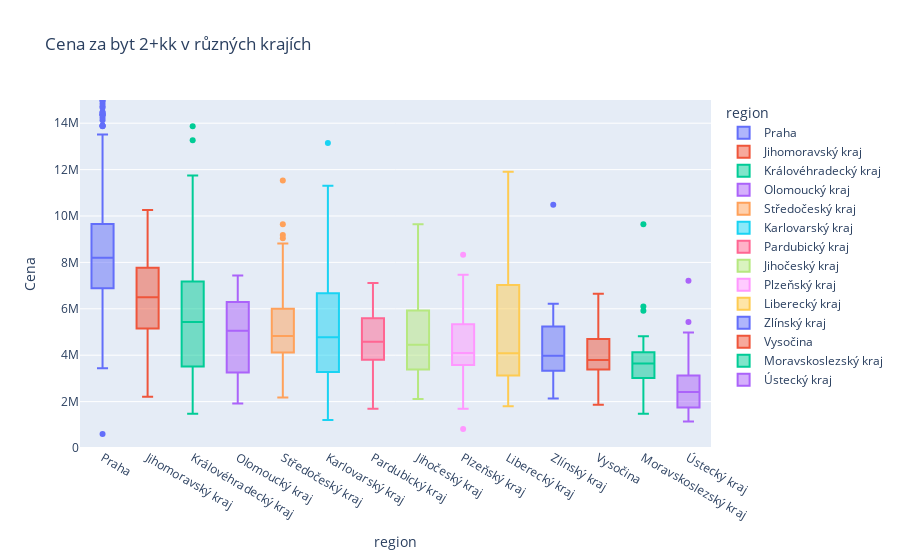

Notebook source saved alongside this figure:
### Code cell
boxdata2 = df.copy()
scatterdata["Dispozice"] = scatterdata["Dispozice"].astype(str)
boxdata2 = boxdata2[boxdata2["Dispozice"] == "2+kk"]
boxdata2 = boxdata2.dropna(axis=0, subset=["Cena", "Užitná plocha"])
boxdata2["Cena za m2"] = boxdata2["Cena"] / boxdata2["Užitná plocha"]

grouped = boxdata2.groupby("region").median()["Cena"].sort_values(ascending=False)

fig = px.box(
    boxdata2,
    x="region",
    y="Cena",
    color="region",
    title="Cena za byt 2+kk v různých krajích",
    range_y = [0, 15000000],
    category_orders = {"region": grouped.index}
)
fig.show()
fig.write_image("./images/cena_2kk_dle_kraju.png")

### Figure 1 — Plotly figure (JSON) as saved in the notebook; plotly's stock layout.template omitted (floating-point values rounded to 4 significant figures; data arrays with more than 128 entries replaced by an {"elided": "..."} marker saying what was removed)
{"data": [{"alignmentgroup": "True", "hovertemplate": "region=%{x}<br>Cena=%{y}<extra></extra>", "legendgroup": "Praha", "marker": {"color": "#636efa"}, "name": "Praha", "notched": false, "offsetgroup": "Praha", "orientation": "v", "showlegend": true, "type": "box", "x": {"elided": "615 str values"}, "x0": " ", "xaxis": "x", "y": {"elided": "615 int values"}, "y0": " ", "yaxis": "y"}, {"alignmentgroup": "True", "hovertemplate": "region=%{x}<br>Cena=%{y}<extra></extra>", "legendgroup": "Jihomoravský kraj", "marker": {"color": "#EF553B"}, "name": "Jihomoravský kraj", "notched": false, "offsetgroup": "Jihomoravský kraj", "orientation": "v", "showlegend": true, "type": "box", "x": ["Jihomoravský kraj", "Jihomoravský kraj", "Jihomoravský kraj", "Jihomoravský kraj", "Jihomoravský kraj", "Jihomoravský kraj", "Jihomoravský kraj", "Jihomoravský kraj", "Jihomoravský kraj", "Jihomoravský kraj", "Jihomoravský kraj", "Jihomoravský kraj", "Jihomoravský kraj", "Jihomoravský kraj", "Jihomoravský kraj", "Jihomoravský kraj", "Jihomoravský kraj", "Jihomoravský kraj", "Jihomoravský kraj", "Jihomoravský kraj", "Jihomoravský kraj", "Jihomoravský kraj", "Jihomoravský kraj", "Jihomoravský kraj", "Jihomoravský kraj", "Jihomoravský kraj", "Jihomoravský kraj", "Jihomoravský kraj", "Jihomoravský kraj", "Jihomoravský kraj", "Jihomoravský kraj", "Jihomoravský kraj", "Jihomoravský kraj", "Jihomoravský kraj", "Jihomoravský kraj", "Jihomoravský kraj", "Jihomoravský kraj", "Jihomoravský kraj", "Jihomoravský kraj", "Jihomoravský kraj", "Jihomoravský kraj", "Jihomoravský kraj", "Jihomoravský kraj", "Jihomoravský kraj", "Jihomoravský kraj", "Jihomoravský kraj", "Jihomoravský kraj", "Jihomoravský kraj", "Jihomoravský kraj", "Jihomoravský kraj", "Jihomoravský kraj", "Jihomoravský kraj", "Jihomoravský kraj", "Jihomoravský kraj", "Jihomoravský kraj", "Jihomoravský kraj", "Jihomoravský kraj", "Jihomoravský kraj", "Jihomoravský kraj", "Jihomoravský kraj", "Jihomoravský kraj", "Jihomoravský kraj", "Jihomoravský kraj", "Jihomoravský kraj", "Jihomoravský kraj", "Jihomoravský kraj", "Jihomoravský kraj", "Jihomoravský kraj", "Jihomoravský kraj", "Jihomoravský kraj", "Jihomoravský kraj", "Jihomoravský kraj", "Jihomoravský kraj", "Jihomoravský kraj", "Jihomoravský kraj", "Jihomoravský kraj", "Jihomoravský kraj", "Jihomoravský kraj", "Jihomoravský kraj", "Jihomoravský kraj", "Jihomoravský kraj", "Jihomoravský kraj", "Jihomoravský kraj", "Jihomoravský kraj", "Jihomoravský kraj", "Jihomoravský kraj", "Jihomoravský kraj", "Jihomoravský kraj", "Jihomoravský kraj", "Jihomoravský kraj", "Jihomoravský kraj", "Jihomoravský kraj", "Jihomoravský kraj", "Jihomoravský kraj", "Jihomoravský kraj", "Jihomoravský kraj", "Jihomoravský kraj", "Jihomoravský kraj", "Jihomoravský kraj", "Jihomoravský kraj", "Jihomoravský kraj", "Jihomoravský kraj", "Jihomoravský kraj", "Jihomoravský kraj", "Jihomoravský kraj", "Jihomoravský kraj", "Jihomoravský kraj", "Jihomoravský kraj", "Jihomoravský kraj", "Jihomoravský kraj", "Jihomoravský kraj", "Jihomoravský kraj", "Jihomoravský kraj", "Jihomoravský kraj", "Jihomoravský kraj", "Jihomoravský kraj", "Jihomoravský kraj", "Jihomoravský kraj", "Jihomoravský kraj", "Jihomoravský kraj", "Jihomoravský kraj"], "x0": " ", "xaxis": "x", "y": [8814000, 4769000, 4769000, 3441000, 3380000, 4407000, 4829000, 3984000, 4225000, 4527000, 5264000, 7810000, 7485000, 7759000, 2209000, 4345000, 2432000, 5149000, 6278000, 3763000, 5783000, 6580000, 4484000, 4481000, 7088000, 5130000, 9840000, 5783000, 6387000, 5904000, 6519000, 6628000, 7836000, 6640000, 5783000, 7860000, 6498000, 8331000, 7606000, 5071000, 8693000, 3500000, 2885000, 8439000, 8331000, 6959000, 4708000, 5886000, 10250000, 5312000, 6942000, 5673000, 5312000, 8077000, 4105000, 5541000, 3018000, 6631000, 6181000, 8391000, 8210000, 8331000, 6628000, 6024000, 7654000, 6628000, 7698000, 6882000, 6882000, 5976000, 6821000, 3622000, 8439000, 7715000, 3006000, 8089000, 4801000, 3649000, 6375000, 7001000, 5976000, 9538000, 3489000, 4563000, 5916000, 8246000, 6387000, 8390000, 8572000, 6024000, 6274000, 6519000, 7956000, 7703000, 6623000, 5377000, 6024000, 9598000, 5916000, 7123000, 5143000, 8632000, 10262000, 6218000, 5300000, 6918000, 6628000, 9598000, 9054000, 6145000, 6266000, 8331000, 4708000, 7184000, 9115000, 7117000, 5662000, 8439000, 9647000, 6942000, 7111000], "y0": " ", "yaxis": "y"}, {"alignmentgroup": "True", "hovertemplate": "region=%{x}<br>Cena=%{y}<extra></extra>", "legendgroup": "Královéhradecký kraj", "marker": {"color": "#00cc96"}, "name": "Královéhradecký kraj", "notched": false, "offsetgroup": "Královéhradecký kraj", "orientation": "v", "showlegend": true, "type": "box", "x": ["Královéhradecký kraj", "Královéhradecký kraj", "Královéhradecký kraj", "Královéhradecký kraj", "Královéhradecký kraj", "Královéhradecký kraj", "Královéhradecký kraj", "Královéhradecký kraj", "Královéhradecký kraj", "Královéhradecký kraj", "Královéhradecký kraj", "Královéhradecký kraj", "Královéhradecký kraj", "Královéhradecký kraj", "Královéhradecký kraj", "Královéhradecký kraj", "Královéhradecký kraj", "Královéhradecký kraj", "Královéhradecký kraj", "Královéhradecký kraj", "Královéhradecký kraj", "Královéhradecký kraj", "Královéhradecký kraj", "Královéhradecký kraj", "Královéhradecký kraj", "Královéhradecký kraj", "Královéhradecký kraj", "Královéhradecký kraj", "Královéhradecký kraj", "Královéhradecký kraj", "Královéhradecký kraj", "Královéhradecký kraj", "Královéhradecký kraj", "Královéhradecký kraj", "Královéhradecký kraj", "Královéhradecký kraj", "Královéhradecký kraj", "Královéhradecký kraj", "Královéhradecký kraj", "Královéhradecký kraj", "Královéhradecký kraj", "Královéhradecký kraj", "Královéhradecký kraj", "Královéhradecký kraj", "Královéhradecký kraj", "Královéhradecký kraj", "Královéhradecký kraj", "Královéhradecký kraj", "Královéhradecký kraj", "Královéhradecký kraj", "Královéhradecký kraj", "Královéhradecký kraj", "Královéhradecký kraj", "Královéhradecký kraj", "Královéhradecký kraj"], "x0": " ", "xaxis": "x", "y": [15575000, 9043000, 9647000, 5634000, 4660000, 3205000, 2294000, 6218000, 2958000, 5059000, 5433000, 4213000, 2885000, 2764000, 3741000, 13269000, 13873000, 7232000, 7232000, 7715000, 7000000, 5674000, 3127000, 4223000, 6034000, 5783000, 7604000, 5662000, 3561000, 4576000, 6749000, 4811000, 3501000, 7823000, 6024000, 4405000, 3984000, 7944000, 3284000, 5250000, 6024000, 3006000, 2147000, 2966000, 7437000, 8765000, 1473000, 4419000, 5783000, 5674000, 4213000, 6628000, 11748000, 3501000, 2837000], "y0": " ", "yaxis": "y"}, {"alignmentgroup": "True", "hovertemplate": "region=%{x}<br>Cena=%{y}<extra></extra>", "legendgroup": "Olomoucký kraj", "marker": {"color": "#ab63fa"}, "name": "Olomoucký kraj", "notched": false, "offsetgroup": "Olomoucký kraj", "orientation": "v", "showlegend": true, "type": "box", "x": ["Olomoucký kraj", "Olomoucký kraj", "Olomoucký kraj", "Olomoucký kraj", "Olomoucký kraj", "Olomoucký kraj", "Olomoucký kraj", "Olomoucký kraj", "Olomoucký kraj", "Olomoucký kraj", "Olomoucký kraj", "Olomoucký kraj", "Olomoucký kraj", "Olomoucký kraj", "Olomoucký kraj", "Olomoucký kraj", "Olomoucký kraj", "Olomoucký kraj", "Olomoucký kraj", "Olomoucký kraj", "Olomoucký kraj", "Olomoucký kraj", "Olomoucký kraj", "Olomoucký kraj", "Olomoucký kraj", "Olomoucký kraj", "Olomoucký kraj", "Olomoucký kraj", "Olomoucký kraj"], "x0": " ", "xaxis": "x", "y": [1919000, 7440000, 2475000, 5976000, 4950000, 4467000, 7147000, 3501000, 2475000, 5059000, 2923000, 2644000, 6157000, 6024000, 5131000, 6906000, 4696000, 4696000, 5433000, 2535000, 2837000, 6266000, 6375000, 6652000, 6459000, 4763000, 3368000, 6506000, 5662000], "y0": " ", "yaxis": "y"}, {"alignmentgroup": "True", "hovertemplate": "region=%{x}<br>Cena=%{y}<extra></extra>", "legendgroup": "Středočeský kraj", "marker": {"color": "#FFA15A"}, "name": "Středočeský kraj", "notched": false, "offsetgroup": "Středočeský kraj", "orientation": "v", "showlegend": true, "type": "box", "x": {"elided": "200 str values"}, "x0": " ", "xaxis": "x", "y": {"elided": "200 int values"}, "y0": " ", "yaxis": "y"}, {"alignmentgroup": "True", "hovertemplate": "region=%{x}<br>Cena=%{y}<extra></extra>", "legendgroup": "Karlovarský kraj", "marker": {"color": "#19d3f3"}, "name": "Karlovarský kraj", "notched": false, "offsetgroup": "Karlovarský kraj", "orientation": "v", "showlegend": true, "type": "box", "x": ["Karlovarský kraj", "Karlovarský kraj", "Karlovarský kraj", "Karlovarský kraj", "Karlovarský kraj", "Karlovarský kraj", "Karlovarský kraj", "Karlovarský kraj", "Karlovarský kraj", "Karlovarský kraj", "Karlovarský kraj", "Karlovarský kraj", "Karlovarský kraj", "Karlovarský kraj", "Karlovarský kraj", "Karlovarský kraj", "Karlovarský kraj", "Karlovarský kraj", "Karlovarský kraj", "Karlovarský kraj", "Karlovarský kraj", "Karlovarský kraj", "Karlovarský kraj", "Karlovarský kraj", "Karlovarský kraj", "Karlovarský kraj", "Karlovarský kraj", "Karlovarský kraj", "Karlovarský kraj", "Karlovarský kraj", "Karlovarský kraj", "Karlovarský kraj", "Karlovarský kraj", "Karlovarský kraj", "Karlovarský kraj", "Karlovarský kraj", "Karlovarský kraj", "Karlovarský kraj", "Karlovarský kraj", "Karlovarský kraj", "Karlovarský kraj", "Karlovarský kraj", "Karlovarský kraj", "Karlovarský kraj", "Karlovarský kraj", "Karlovarský kraj", "Karlovarský kraj", "Karlovarský kraj", "Karlovarský kraj", "Karlovarský kraj", "Karlovarský kraj", "Karlovarský kraj", "Karlovarský kraj", "Karlovarský kraj", "Karlovarský kraj", "Karlovarský kraj", "Karlovarský kraj"], "x0": " ", "xaxis": "x", "y": [5059000, 3742000, 7848000, 10747000, 7678000, 4769000, 6519000, 13148000, 4576000, 5065000, 1809000, 7727000, 8753000, 7678000, 10747000, 11302000, 5499000, 10564000, 4708000, 7332000, 5071000, 5737000, 4708000, 4950000, 7117000, 9363000, 6018000, 6447000, 4262000, 2281000, 1895000, 1509000, 7836000, 6519000, 3320000, 3127000, 2354000, 4823000, 1557000, 1509000, 1811000, 4467000, 4757000, 4225000, 4455000, 4334000, 1557000, 3465000, 4708000, 5433000, 1907000, 3127000, 2402000, 4225000, 1209000, 6489000, 6157000], "y0": " ", "yaxis": "y"}, {"alignmentgroup": "True", "hovertemplate": "region=%{x}<br>Cena=%{y}<extra></extra>", "legendgroup": "Pardubický kraj", "marker": {"color": "#FF6692"}, "name": "Pardubický kraj", "notched": false, "offsetgroup": "Pardubický kraj", "orientation": "v", "showlegend": true, "type": "box", "x": ["Pardubický kraj", "Pardubický kraj", "Pardubický kraj", "Pardubický kraj", "Pardubický kraj", "Pardubický kraj", "Pardubický kraj", "Pardubický kraj", "Pardubický kraj", "Pardubický kraj", "Pardubický kraj", "Pardubický kraj", "Pardubický kraj", "Pardubický kraj", "Pardubický kraj", "Pardubický kraj", "Pardubický kraj", "Pardubický kraj", "Pardubický kraj", "Pardubický kraj", "Pardubický kraj", "Pardubický kraj", "Pardubický kraj", "Pardubický kraj", "Pardubický kraj", "Pardubický kraj", "Pardubický kraj", "Pardubický kraj", "Pardubický kraj", "Pardubický kraj", "Pardubický kraj", "Pardubický kraj", "Pardubický kraj", "Pardubický kraj", "Pardubický kraj", "Pardubický kraj", "Pardubický kraj", "Pardubický kraj", "Pardubický kraj"], "x0": " ", "xaxis": "x", "y": [4093000, 4117000, 5602000, 6628000, 3392000, 1690000, 5747000, 4461000, 2390000, 4938000, 4334000, 6338000, 6459000, 4817000, 4950000, 6157000, 3972000, 4461000, 6941000, 3560000, 3320000, 3610000, 4213000, 3742000, 5433000, 7111000, 4105000, 3548000, 3579000, 5554000, 5155000, 4577000, 6507000, 4213000, 5179000, 5433000, 6399000, 3560000, 5541000], "y0": " ", "yaxis": "y"}, {"alignmentgroup": "True", "hovertemplate": "region=%{x}<br>Cena=%{y}<extra></extra>", "legendgroup": "Jihočeský kraj", "marker": {"color": "#B6E880"}, "name": "Jihočeský kraj", "notched": false, "offsetgroup": "Jihočeský kraj", "orientation": "v", "showlegend": true, "type": "box", "x": ["Jihočeský kraj", "Jihočeský kraj", "Jihočeský kraj", "Jihočeský kraj", "Jihočeský kraj", "Jihočeský kraj", "Jihočeský kraj", "Jihočeský kraj", "Jihočeský kraj", "Jihočeský kraj", "Jihočeský kraj", "Jihočeský kraj", "Jihočeský kraj", "Jihočeský kraj", "Jihočeský kraj", "Jihočeský kraj", "Jihočeský kraj", "Jihočeský kraj", "Jihočeský kraj", "Jihočeský kraj", "Jihočeský kraj", "Jihočeský kraj", "Jihočeský kraj", "Jihočeský kraj", "Jihočeský kraj", "Jihočeský kraj", "Jihočeský kraj", "Jihočeský kraj", "Jihočeský kraj", "Jihočeský kraj", "Jihočeský kraj", "Jihočeský kraj", "Jihočeský kraj", "Jihočeský kraj", "Jihočeský kraj", "Jihočeský kraj", "Jihočeský kraj", "Jihočeský kraj", "Jihočeský kraj", "Jihočeský kraj", "Jihočeský kraj", "Jihočeský kraj", "Jihočeský kraj", "Jihočeský kraj", "Jihočeský kraj", "Jihočeský kraj", "Jihočeský kraj", "Jihočeský kraj", "Jihočeský kraj", "Jihočeský kraj", "Jihočeský kraj"], "x0": " ", "xaxis": "x", "y": [3014000, 5424000, 5876000, 5929000, 5867000, 7153000, 7153000, 6453000, 3984000, 5916000, 3247000, 3139000, 3320000, 3368000, 2112000, 4093000, 2112000, 9043000, 3441000, 5662000, 4455000, 3984000, 7408000, 3924000, 6628000, 3127000, 5502000, 2896000, 3753000, 6399000, 4334000, 3984000, 3247000, 3610000, 4225000, 3169000, 4811000, 3984000, 7848000, 4817000, 5421000, 4817000, 6012000, 6628000, 5554000, 3006000, 9647000, 6157000, 2535000, 4093000, 5336000], "y0": " ", "yaxis": "y"}, {"alignmentgroup": "True", "hovertemplate": "region=%{x}<br>Cena=%{y}<extra></extra>", "legendgroup": "Plzeňský kraj", "marker": {"color": "#FF97FF"}, "name": "Plzeňský kraj", "notched": false, "offsetgroup": "Plzeňský kraj", "orientation": "v", "showlegend": true, "type": "box", "x": ["Plzeňský kraj", "Plzeňský kraj", "Plzeňský kraj", "Plzeňský kraj", "Plzeňský kraj", "Plzeňský kraj", "Plzeňský kraj", "Plzeňský kraj", "Plzeňský kraj", "Plzeňský kraj", "Plzeňský kraj", "Plzeňský kraj", "Plzeňský kraj", "Plzeňský kraj", "Plzeňský kraj", "Plzeňský kraj", "Plzeňský kraj", "Plzeňský kraj", "Plzeňský kraj", "Plzeňský kraj", "Plzeňský kraj", "Plzeňský kraj", "Plzeňský kraj", "Plzeňský kraj", "Plzeňský kraj", "Plzeňský kraj", "Plzeňský kraj", "Plzeňský kraj", "Plzeňský kraj", "Plzeňský kraj", "Plzeňský kraj", "Plzeňský kraj", "Plzeňský kraj", "Plzeňský kraj", "Plzeňský kraj", "Plzeňský kraj", "Plzeňský kraj", "Plzeňský kraj", "Plzeňský kraj", "Plzeňský kraj", "Plzeňský kraj", "Plzeňský kraj", "Plzeňský kraj", "Plzeňský kraj", "Plzeňský kraj", "Plzeňský kraj", "Plzeňský kraj", "Plzeňský kraj", "Plzeňský kraj", "Plzeňský kraj", "Plzeňský kraj", "Plzeňský kraj", "Plzeňský kraj", "Plzeňský kraj", "Plzeňský kraj", "Plzeňský kraj", "Plzeňský kraj"], "x0": " ", "xaxis": "x", "y": [2927000, 6761000, 2897000, 4225000, 3610000, 3441000, 2413000, 3610000, 4922000, 4443000, 4078000, 4708000, 6749000, 3501000, 3741000, 4455000, 3984000, 3610000, 3941000, 5789000, 4817000, 4576000, 5071000, 7425000, 4708000, 5300000, 1689000, 3862000, 3235000, 4950000, 6640000, 5915000, 6131000, 4093000, 2958000, 3078000, 4093000, 3851000, 6398000, 820000, 6338000, 6326000, 5506000, 7473000, 3972000, 4093000, 3610000, 5421000, 4576000, 4225000, 3464000, 8331000, 3406000, 4008000, 3386000, 2700000, 5020000], "y0": " ", "yaxis": "y"}, {"alignmentgroup": "True", "hovertemplate": "region=%{x}<br>Cena=%{y}<extra></extra>", "legendgroup": "Liberecký kraj", "marker": {"color": "#FECB52"}, "name": "Liberecký kraj", "notched": false, "offsetgroup": "Liberecký kraj", "orientation": "v", "showlegend": true, "type": "box", "x": ["Liberecký kraj", "Liberecký kraj", "Liberecký kraj", "Liberecký kraj", "Liberecký kraj", "Liberecký kraj", "Liberecký kraj", "Liberecký kraj", "Liberecký kraj", "Liberecký kraj", "Liberecký kraj", "Liberecký kraj", "Liberecký kraj", "Liberecký kraj", "Liberecký kraj", "Liberecký kraj", "Liberecký kraj", "Liberecký kraj", "Liberecký kraj", "Liberecký kraj", "Liberecký kraj", "Liberecký kraj", "Liberecký kraj", "Liberecký kraj", "Liberecký kraj", "Liberecký kraj", "Liberecký kraj", "Liberecký kraj", "Liberecký kraj", "Liberecký kraj", "Liberecký kraj", "Liberecký kraj", "Liberecký kraj", "Liberecký kraj", "Liberecký kraj", "Liberecký kraj", "Liberecký kraj", "Liberecký kraj", "Liberecký kraj", "Liberecký kraj", "Liberecký kraj", "Liberecký kraj", "Liberecký kraj", "Liberecký kraj", "Liberecký kraj", "Liberecký kraj", "Liberecký kraj", "Liberecký kraj", "Liberecký kraj"], "x0": " ", "xaxis": "x", "y": [10103000, 3259000, 4081000, 2408000, 2082000, 1799000, 4950000, 5421000, 2644000, 7999000, 3863000, 3465000, 4467000, 3127000, 7806000, 4466000, 3258000, 5312000, 11216000, 4225000, 2655000, 7860000, 9779000, 3127000, 3139000, 6990000, 2595000, 5252000, 3139000, 2040000, 3259000, 2354000, 7123000, 3742000, 4213000, 3851000, 2775000, 6459000, 11469000, 3610000, 3984000, 7606000, 2643000, 2680000, 4225000, 9055000, 11904000, 4708000, 11904000], "y0": " ", "yaxis": "y"}, {"alignmentgroup": "True", "hovertemplate": "region=%{x}<br>Cena=%{y}<extra></extra>", "legendgroup": "Zlínský kraj", "marker": {"color": "#636efa"}, "name": "Zlínský kraj", "notched": false, "offsetgroup": "Zlínský kraj", "orientation": "v", "showlegend": true, "type": "box", "x": ["Zlínský kraj", "Zlínský kraj", "Zlínský kraj", "Zlínský kraj", "Zlínský kraj", "Zlínský kraj", "Zlínský kraj", "Zlínský kraj", "Zlínský kraj", "Zlínský kraj", "Zlínský kraj", "Zlínský kraj", "Zlínský kraj", "Zlínský kraj", "Zlínský kraj", "Zlínský kraj", "Zlínský kraj", "Zlínský kraj", "Zlínský kraj", "Zlínský kraj", "Zlínský kraj", "Zlínský kraj", "Zlínský kraj"], "x0": " ", "xaxis": "x", "y": [3610000, 2137000, 3344000, 2764000, 3972000, 4183000, 5179000, 6219000, 3320000, 5421000, 3610000, 3018000, 4696000, 10489000, 5071000, 6024000, 6024000, 4805000, 3042000, 3471000, 5252000, 3379000, 3006000], "y0": " ", "yaxis": "y"}, {"alignmentgroup": "True", "hovertemplate": "region=%{x}<br>Cena=%{y}<extra></extra>", "legendgroup": "Vysočina", "marker": {"color": "#EF553B"}, "name": "Vysočina", "notched": false, "offsetgroup": "Vysočina", "orientation": "v", "showlegend": true, "type": "box", "x": ["Vysočina", "Vysočina", "Vysočina", "Vysočina", "Vysočina", "Vysočina", "Vysočina", "Vysočina", "Vysočina", "Vysočina", "Vysočina", "Vysočina", "Vysočina", "Vysočina", "Vysočina", "Vysočina", "Vysočina", "Vysočina", "Vysočina"], "x0": " ", "xaxis": "x", "y": [4213000, 4648000, 4588000, 3380000, 4455000, 5264000, 3649000, 3561000, 5010000, 5155000, 1865000, 2858000, 3127000, 2392000, 3561000, 3798000, 6647000, 3380000, 4708000], "y0": " ", "yaxis": "y"}, {"alignmentgroup": "True", "hovertemplate": "region=%{x}<br>Cena=%{y}<extra></extra>", "legendgroup": "Moravskoslezský kraj", "marker": {"color": "#00cc96"}, "name": "Moravskoslezský kraj", "notched": false, "offsetgroup": "Moravskoslezský kraj", "orientation": "v", "showlegend": true, "type": "box", "x": ["Moravskoslezský kraj", "Moravskoslezský kraj", "Moravskoslezský kraj", "Moravskoslezský kraj", "Moravskoslezský kraj", "Moravskoslezský kraj", "Moravskoslezský kraj", "Moravskoslezský kraj", "Moravskoslezský kraj", "Moravskoslezský kraj", "Moravskoslezský kraj", "Moravskoslezský kraj", "Moravskoslezský kraj", "Moravskoslezský kraj", "Moravskoslezský kraj", "Moravskoslezský kraj", "Moravskoslezský kraj", "Moravskoslezský kraj", "Moravskoslezský kraj", "Moravskoslezský kraj", "Moravskoslezský kraj", "Moravskoslezský kraj", "Moravskoslezský kraj", "Moravskoslezský kraj", "Moravskoslezský kraj", "Moravskoslezský kraj", "Moravskoslezský kraj", "Moravskoslezský kraj", "Moravskoslezský kraj", "Moravskoslezský kraj", "Moravskoslezský kraj", "Moravskoslezský kraj", "Moravskoslezský kraj", "Moravskoslezský kraj", "Moravskoslezský kraj", "Moravskoslezský kraj", "Moravskoslezský kraj", "Moravskoslezský kraj", "Moravskoslezský kraj", "Moravskoslezský kraj", "Moravskoslezský kraj", "Moravskoslezský kraj"], "x0": " ", "xaxis": "x", "y": [3924000, 2873000, 3730000, 3127000, 4461000, 1479000, 3017000, 3441000, 4805000, 3910000, 3851000, 3972000, 4437000, 4105000, 3077000, 9647000, 3320000, 6097000, 4708000, 4213000, 5916000, 4129000, 3332000, 2595000, 3610000, 2644000, 3676000, 2149000, 2825000, 3515000, 3368000, 2897000, 2956000, 3006000, 4213000, 4093000, 3610000, 4817000, 3972000, 3477000, 3924000, 1901000], "y0": " ", "yaxis": "y"}, {"alignmentgroup": "True", "hovertemplate": "region=%{x}<br>Cena=%{y}<extra></extra>", "legendgroup": "Ústecký kraj", "marker": {"color": "#ab63fa"}, "name": "Ústecký kraj", "notched": false, "offsetgroup": "Ústecký kraj", "orientation": "v", "showlegend": true, "type": "box", "x": ["Ústecký kraj", "Ústecký kraj", "Ústecký kraj", "Ústecký kraj", "Ústecký kraj", "Ústecký kraj", "Ústecký kraj", "Ústecký kraj", "Ústecký kraj", "Ústecký kraj", "Ústecký kraj", "Ústecký kraj", "Ústecký kraj", "Ústecký kraj", "Ústecký kraj", "Ústecký kraj", "Ústecký kraj", "Ústecký kraj", "Ústecký kraj", "Ústecký kraj", "Ústecký kraj", "Ústecký kraj", "Ústecký kraj", "Ústecký kraj", "Ústecký kraj", "Ústecký kraj", "Ústecký kraj", "Ústecký kraj", "Ústecký kraj", "Ústecký kraj", "Ústecký kraj", "Ústecký kraj", "Ústecký kraj", "Ústecký kraj", "Ústecký kraj", "Ústecký kraj", "Ústecký kraj", "Ústecký kraj", "Ústecký kraj", "Ústecký kraj", "Ústecký kraj", "Ústecký kraj", "Ústecký kraj", "Ústecký kraj", "Ústecký kraj", "Ústecký kraj", "Ústecký kraj", "Ústecký kraj", "Ústecký kraj", "Ústecký kraj", "Ústecký kraj", "Ústecký kraj", "Ústecký kraj", "Ústecký kraj", "Ústecký kraj", "Ústecký kraj", "Ústecký kraj", "Ústecký kraj", "Ústecký kraj", "Ústecký kraj", "Ústecký kraj", "Ústecký kraj", "Ústecký kraj", "Ústecký kraj", "Ústecký kraj", "Ústecký kraj", "Ústecký kraj", "Ústecký kraj", "Ústecký kraj", "Ústecký kraj", "Ústecký kraj", "Ústecký kraj", "Ústecký kraj"], "x0": " ", "xaxis": "x", "y": [3017000, 1388000, 1774000, 3610000, 3380000, 2885000, 3078000, 3620000, 1448000, 3006000, 3006000, 1901000, 3489000, 2161000, 3549000, 2595000, 1557000, 1629000, 1539000, 1918000, 1207000, 1654000, 1871000, 5433000, 1859000, 1387000, 3127000, 2885000, 1140000, 3803000, 2402000, 3018000, 2413000, 2958000, 2413000, 3127000, 3610000, 1436000, 2040000, 2535000, 1291000, 1628000, 4979000, 4828000, 2656000, 2176000, 1652000, 1423000, 1799000, 1919000, 3103000, 2880000, 3017000, 1799000, 2397000, 2231000, 1629000, 3078000, 2294000, 2982000, 2837000, 2172000, 1448000, 3620000, 3620000, 4828000, 4225000, 1255000, 1919000, 1666000, 7213000, 3380000, 3258000], "y0": " ", "yaxis": "y"}], "layout": {"boxmode": "overlay", "legend": {"title": {"text": "region"}, "tracegroupgap": 0}, "title": {"text": "Cena za byt 2+kk v různých krajích"}, "xaxis": {"anchor": "y", "categoryarray": ["Praha", "Jihomoravský kraj", "Královéhradecký kraj", "Olomoucký kraj", "Středočeský kraj", "Karlovarský kraj", "Pardubický kraj", "Jihočeský kraj", "Plzeňský kraj", "Liberecký kraj", "Zlínský kraj", "Vysočina", "Moravskoslezský kraj", "Ústecký kraj"], "categoryorder": "array", "domain": [0, 1], "title": {"text": "region"}}, "yaxis": {"anchor": "x", "domain": [0, 1], "range": [0, 15000000], "title": {"text": "Cena"}}}}
